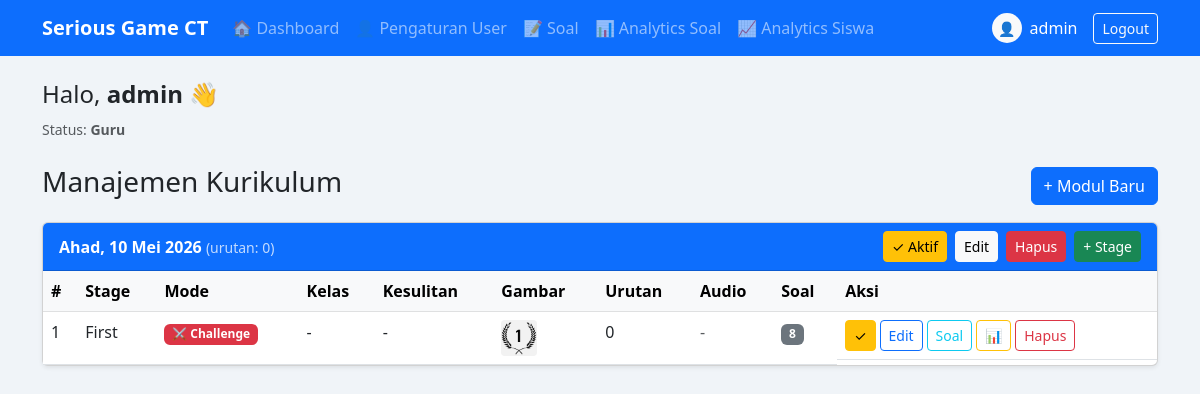
The page /guru/curriculum (signed in) on the database its author committed.
### app/models.py (models this page shows)
class User(db.Model, UserMixin):
    __tablename__ = 'users'
    id           = db.Column(db.Integer, primary_key=True)
    username     = db.Column(db.String(80), unique=True, nullable=False)
    password     = db.Column(db.String(200), nullable=False)
    role         = db.Column(db.Enum(RoleEnum), nullable=False, default=RoleEnum.siswa)
    total_points = db.Column(db.Integer, default=0)
    full_name       = db.Column(db.String(100), nullable=True)
    kelas           = db.Column(db.String(20), nullable=True)
    profile_picture = db.Column(db.String(255), nullable=True)

class Modul(db.Model):
    __tablename__ = 'moduls'
    id          = db.Column(db.Integer, primary_key=True)
    title       = db.Column(db.String(100), nullable=False)
    order_index = db.Column(db.Integer, nullable=False, default=0)
    is_active   = db.Column(db.Boolean, default=True)
    stages      = db.relationship('Stage', backref='modul', lazy=True,
                                  order_by='Stage.order_index')

class Stage(db.Model):
    __tablename__ = 'stages'
    id            = db.Column(db.Integer, primary_key=True)
    modul_id      = db.Column(db.Integer, db.ForeignKey('moduls.id'), nullable=False)
    title         = db.Column(db.String(100), nullable=False)
    audio_bg_url  = db.Column(db.String(255), nullable=True)
    image_url     = db.Column(db.String(255), nullable=True)
    kelas         = db.Column(db.String(10), nullable=True)
    difficulty    = db.Column(db.String(10), nullable=True)
    order_index   = db.Column(db.Integer, nullable=False, default=0)
    is_active     = db.Column(db.Boolean, default=True)
    mode          = db.Column(db.String(10), nullable=False, default=MODE_PRACTICE)  # 'practice'|'challenge'
    abstraction         = db.Column(db.Boolean, default=False)
    data_collection     = db.Column(db.Boolean, default=False)
    data_representation = db.Column(db.Boolean, default=False)
    data_interpretation = db.Column(db.Boolean, default=False)
    specification       = db.Column(db.Boolean, default=False)
    algorithms          = db.Column(db.Boolean, default=False)
    implementation      = db.Column(db.Boolean, default=False)
    digital_systems     = db.Column(db.Boolean, default=False)
    interactions        = db.Column(db.Boolean, default=False)
    impact              = db.Column(db.Boolean, default=False)
    decomposition        = db.Column(db.Boolean, default=False)
    abstraction_ct       = db.Column(db.Boolean, default=False)
    modelling_simulation = db.Column(db.Boolean, default=False)
    algorithms_ct        = db.Column(db.Boolean, default=False)
    evaluation           = db.Column(db.Boolean, default=False)
    questions = db.relationship('Question', backref='stage', lazy=True,
                                cascade='all, delete-orphan')

### app/routes/guru.py (the view)
@guru_bp.route('/curriculum')
@login_required
@role_required('guru', 'admin')
def curriculum():
    moduls = Modul.query.order_by(Modul.order_index).all()
    return render_template('guru/dashboard.html', moduls=moduls)

### app/models.py (called while the page is built)
@login_manager.user_loader
def load_user(user_id):
    return User.query.get(int(user_id))

### app/utils.py (called while the page is built)
def role_required(*roles):
    def decorator(f):
        @wraps(f)
        def decorated_function(*args, **kwargs):
            if not current_user.is_authenticated:
                if request.is_json:
                    return jsonify({'error': 'Unauthorized'}), 401
                abort(401)
            if current_user.role.value not in roles:
                if request.is_json:
                    return jsonify({'error': 'Forbidden'}), 403
                abort(403)
            return f(*args, **kwargs)
        return decorated_function
    return decorator

### templates/guru/dashboard.html (shortened to what this page needs)
{% extends 'base.html' %}
{% block content %}
<div class="mb-4">
    <h4>Halo, <strong>{{ current_user.full_name or current_user.username }}</strong> 👋</h4>
    <small class="text-muted">Status: <strong>Guru</strong></small>
</div>
<div class="d-flex justify-content-between align-items-center mb-3">
    <h3>Manajemen Kurikulum</h3>
    <button class="btn btn-primary" data-bs-toggle="modal" data-bs-target="#modalCreateModul">
        + Modul Baru
    </button>
</div>
{% for modul in moduls %}
<div class="card mb-3 shadow-sm">
    <div class="card-header d-flex justify-content-between align-items-center bg-primary text-white">
        <span><strong>{{ modul.title }}</strong>
        <small class="opacity-75">(urutan: {{ modul.order_index }})</small>
    </span>
        <div class="d-flex gap-2">
            <form method="POST" action="{{ url_for('guru.modul_toggle', modul_id=modul.id) }}">
                <button class="btn btn-sm {{ 'btn-warning' if modul.is_active else 'btn-outline-light' }}">
                    {{ '✓ Aktif' if modul.is_active else '✗ Nonaktif' }}
                </button>
            </form>
            <a href="{{ url_for('guru.modul_edit', modul_id=modul.id) }}" class="btn btn-sm btn-light">Edit</a>
            <form method="POST" action="{{ url_for('guru.modul_delete', modul_id=modul.id) }}"
                  onsubmit="return confirm('Hapus modul ini beserta semua stage-nya?')">
                <button class="btn btn-sm btn-danger">Hapus</button>
            </form>
            <a href="{{ url_for('guru.stage_create', modul_id=modul.id) }}" class="btn btn-sm btn-success">+ Stage</a>
        </div>
    </div>
    <div class="card-body p-0">
        {% if modul.stages %}
        <table class="table table-hover mb-0">
            <thead class="table-light">
                <tr><th>#</th><th>Stage</th><th>Mode</th><th>Kelas</th><th>Kesulitan</th><th>Gambar</th><th>Urutan</th><th>Audio</th><th>Soal</th><th>Aksi</th></tr>
            </thead>
            <tbody>
            {% for stage in modul.stages %}
            <tr>
                <td>{{ stage.id }}</td>
                <td>{{ stage.title }}</td>
                <td>
                    <span class="badge {{ 'bg-info text-dark' if stage.mode == 'practice' else 'bg-danger' }}">
                        {{ '🎯 Practice' if stage.mode == 'practice' else '⚔️ Challenge' }}
                    </span>
                </td>
                <td>{{ stage.kelas or '-' }}</td>
                <td>
                    {% if stage.difficulty %}
                    <span class="badge bg-{{ 'success' if stage.difficulty == 'Easy' else ('warning text-dark' if stage.difficulty == 'Medium' else 'danger') }}">
                        {{ stage.difficulty }}
                    </span>
                    {% else %}-{% endif %}
                </td>
                <td>
                    {% if stage.image_url %}
                    <img src="{{ stage.image_url | media_url }}"
                         style="height:36px;width:36px;object-fit:cover;border-radius:4px">
                    {% else %}<span class="text-muted">-</span>{% endif %}
                </td>
                <td>{{ stage.order_index }}</td>
                <td>
                    {% if stage.audio_bg_url %}
                        <audio controls style="height:28px">
                            <source src="{{ stage.audio_bg_url | media_url }}">
                        </audio>
                    {% else %}<span class="text-muted">-</span>{% endif %}
                </td>
                <td><span class="badge bg-secondary">{{ stage.questions|length }}</span></td>
                <td class="d-flex gap-1">
                    <form method="POST" action="{{ url_for('guru.stage_toggle', stage_id=stage.id) }}">
                        <button class="btn btn-sm {{ 'btn-warning' if stage.is_active else 'btn-outline-secondary' }}">
                            {{ '✓' if stage.is_active else '✗' }}
                        </button>
                    </form>
                    <a href="{{ url_for('guru.stage_edit', stage_id=stage.id) }}" class="btn btn-sm btn-outline-primary">Edit</a>
                    <a href="{{ url_for('guru.question_list', stage_id=stage.id) }}" class="btn btn-sm btn-outline-info">Soal</a>
                    <a href="{{ url_for('guru.stage_analytics', stage_id=stage.id) }}" class="btn btn-sm btn-outline-warning">📊</a>
                    <form method="POST" action="{{ url_for('guru.stage_delete', stage_id=stage.id) }}"
                          onsubmit="return confirm('Hapus stage ini?')">
                        <button class="btn btn-sm btn-outline-danger">Hapus</button>
                    </form>
                </td>
            </tr>
            {% endfor %}
            </tbody>
        </table>
        {% else %}
        <p class="text-muted p-3 mb-0">Belum ada stage. Klik "+ Stage" untuk menambah.</p>
        {% endif %}
    </div>
</div>
{% else %}
<div class="alert alert-info">Belum ada modul. Klik "Modul Baru" untuk memulai.</div>
{% endfor %}
{% endblock %}

### templates/base.html (shortened to what this page needs)
<!DOCTYPE html>
<html lang="id">
<head>
    <link href="https://cdn.jsdelivr.net/npm/bootstrap@5.3.0/dist/css/bootstrap.min.css" rel="stylesheet">
</head>
<body>
    {% if current_user.is_authenticated %}
    <nav class="navbar navbar-expand-lg navbar-dark bg-primary">
        <div class="container">
            <a class="navbar-brand" href="#">Serious Game CT</a>
            <div class="collapse navbar-collapse" id="navbarNav">
                <ul class="navbar-nav me-auto">
                    {% if current_user.role.value in ['siswa'] %}
                    <li class="nav-item">
                        <a class="nav-link" href="{{ url_for('siswa.dashboard') }}">🏠 Dashboard</a>
                    </li>
                    <li class="nav-item">
                        <a class="nav-link" href="{{ url_for('siswa.leaderboards') }}">🏆 Leaderboard</a>
                    </li>
                    <li class="nav-item">
                        <a class="nav-link" href="{{ url_for('siswa.analytics') }}">📊 Analytics</a>
                    </li>
                    {% elif current_user.role.value == 'admin' %}
                    <li class="nav-item">
                        <a class="nav-link" href="{{ url_for('admin.dashboard') }}">🏠 Dashboard</a>
                    </li>
                    <li class="nav-item">
                        <a class="nav-link" href="{{ url_for('admin.user_management') }}">👤 Pengaturan User</a>
                    </li>
                    <li class="nav-item">
                        <a class="nav-link" href="{{ url_for('guru.curriculum') }}">📝 Soal</a>
                    </li>
                    <li class="nav-item">
                        <a class="nav-link" href="{{ url_for('guru.analytics') }}">📊 Analytics Soal</a>
                    </li>
                    <li class="nav-item">
                        <a class="nav-link" href="{{ url_for('admin.student_analytics_index') }}">📈 Analytics Siswa</a>
                    </li>
                    {% endif %}
                </ul>
                <div class="d-flex align-items-center">
                    <a href="{{ url_for('auth.profile') }}" class="text-white text-decoration-none me-3 d-flex align-items-center">
                        {% if current_user.profile_picture %}
                            <img src="{{ current_user.profile_picture | media_url }}" class="rounded-circle me-2" style="width: 30px; height: 30px; object-fit: cover; border: 1px solid white;">
                        {% else %}
                            <div class="rounded-circle bg-light d-inline-flex align-items-center justify-content-center me-2" style="width: 30px; height: 30px; font-size: 14px;">
                                👤
                            </div>
                        {% endif %}
                        <span>{{ current_user.full_name or current_user.username }}</span>
                    </a>
                    <a href="{{ url_for('auth.logout') }}" class="btn btn-outline-light btn-sm">Logout</a>
                </div>
            </div>
        </div>
    </nav>
    {% endif %}
    <div class="container mt-4">
        {% block content %}{% endblock %}
    </div>
</body>
</html>

### templates/base.html (style rules this page uses)
body { background-color: #f0f4f8; }
.navbar-brand { font-weight: bold; }

### rows shown on the page
User: full_name+username "admin"
Modul: title "Ahad, 10 Mei 2026", order_index "0", is_active "✓ Aktif"
Stage: id "1", title "First", mode "⚔️ Challenge", kelas "-", image_url|media_url (picture), order_index "0", questions|length "8", is_active "✓"
